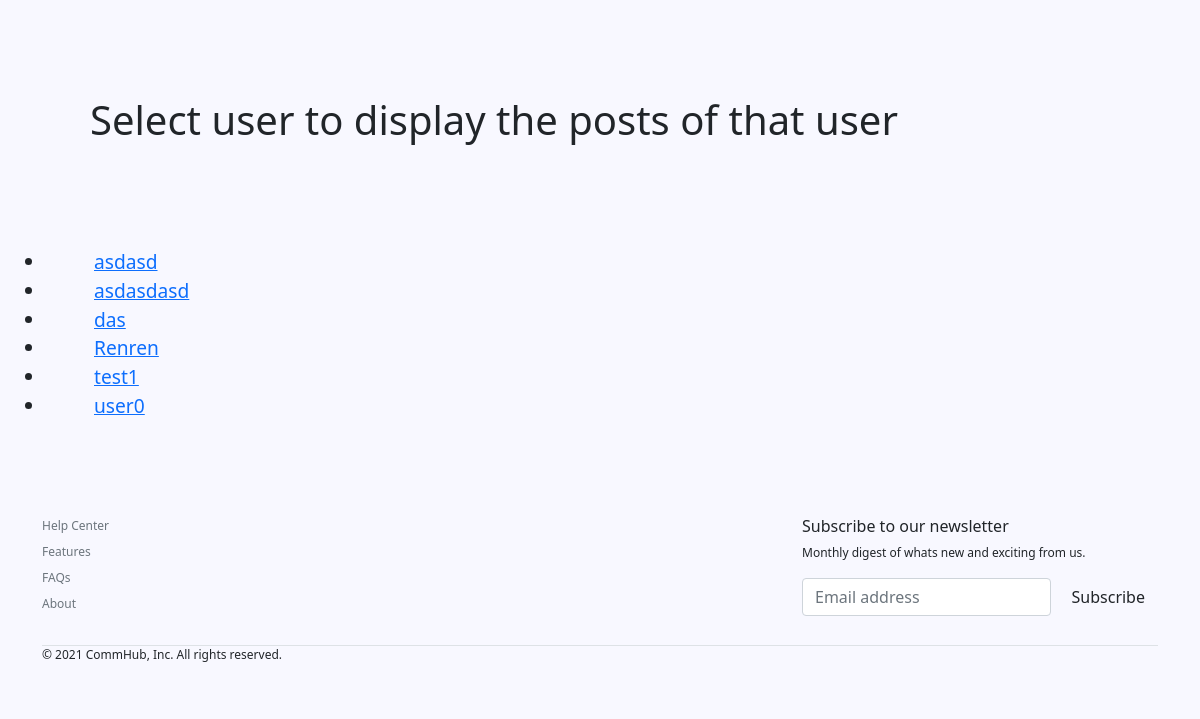
The page /index.php/users/user on the database its author committed.
### tables this page shows
CREATE TABLE `user` (
  `id` int(255) NOT NULL,
  `name` varchar(100) NOT NULL,
  `email` varchar(100) NOT NULL,
  `password` varchar(100) NOT NULL,
  `bio` varchar(255) NOT NULL DEFAULT 'Insert your bio here',
  `post_count` int(255) NOT NULL
);

### application/libraries/Sitelayout.php (called while the page is built, shortened)
<?php
class Sitelayout {
    private $CI;
    public function __construct() {
        $this->CI =& get_instance();
    }
    public function loadTemplate($content = null, $data = null) {
        $layout = array();
        $layout['navbar2'] = $this->CI->load->view('templates/navbar2', null, true);
        $layout['navbar3'] = $this->CI->load->view('templates/navbar3', null, true);
        $layout['footer'] = $this->CI->load->view('templates/footer', null, true);
        $layout['content'] = $this->CI->load->view($content, $data, true);
        $this->CI->load->view('templates/content', $layout);
    }
}

### application/controllers/Users.php (called while the page is built, shortened)
<?php
class Users extends CI_Controller {
    public function user(){
        $data['title'] = 'Select user to display the posts of that user';
        $data['users'] = $this->user_model->get_users();
        $this->sitelayout->loadTemplate('profiles/index',$data);
    }
}

### index.php (called while the page is built, shortened)
<?php
require_once BASEPATH.'core/CodeIgniter.php';

### application/models/User_model.php (called while the page is built, shortened)
<?php
class User_model extends CI_Model{
    public function get_users(){
        $this->db->order_by('name');
        $query = $this->db->get('user');
        return $query->result_array();
    }
}

### application/views/profiles/index.php (the view, shortened to what this page needs)
<!DOCTYPE html>
<html>
<head>
<link href="https://cdn.jsdelivr.net/npm/bootstrap@5.1.3/dist/css/bootstrap.min.css" rel="stylesheet">
</head>
<body>
<div class="container mt-5">
	<div class="p-5"><h1><?= $title; ?></h1></div>
	<div class=" pb-5 pe-5 ps-5 bg-none text-dark rounded jumbotron"> </div>
	<ul class="list-group list-group  ps-1 tags">
	<?php foreach($users as $user) : ?>
        <li ><a class="button ms-5 position-relative" href="<?php echo site_url('/users/posts/'.$user['id']); ?>"><span class="tagname"><?php echo $user['name']; ?></span></a>
	<?php endforeach; ?>
	</ul>
</div>
</body>
</html>

### rows shown on the page
user: name "asdasd"
user: name "asdasdasd"
user: name "das"
user: name "Renren"
user: name "test1"
user: name "user0"

### other values the page prints
$title "Select user to display the posts of that user"
